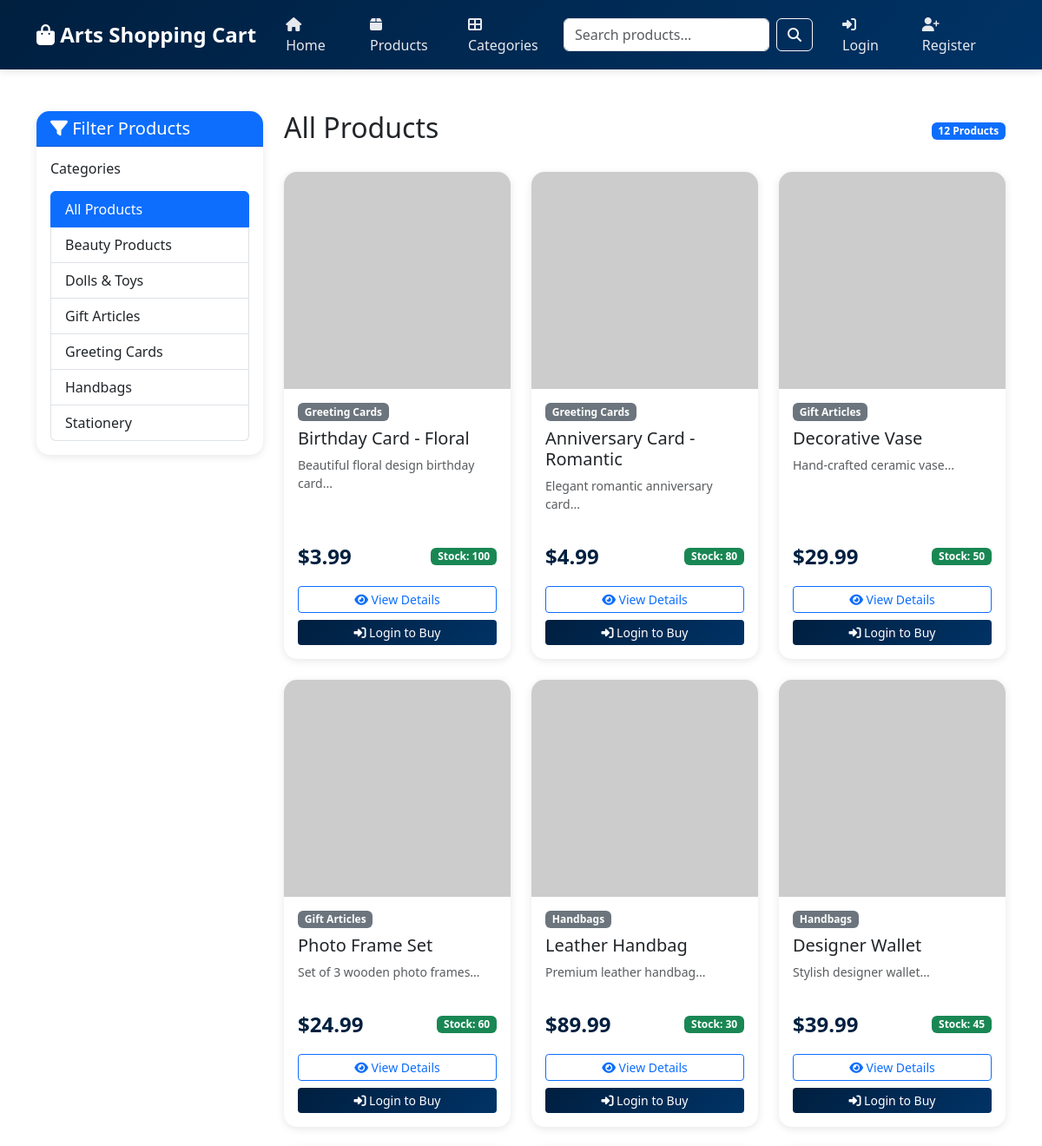
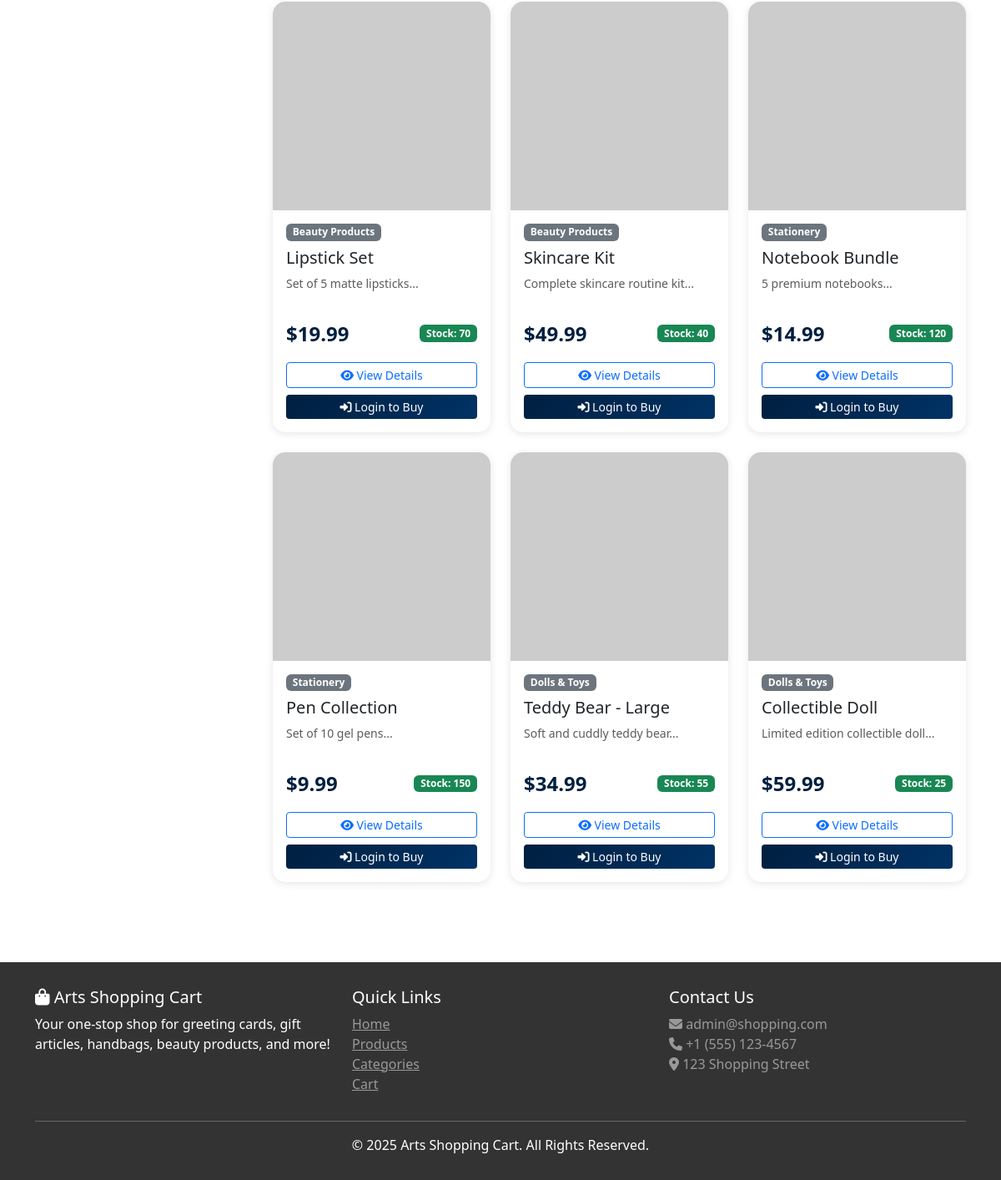
/products.php, run on the app's committed database (2 pictures, top to bottom).
### tables this page shows
CREATE TABLE IF NOT EXISTS categories (
    id INT AUTO_INCREMENT PRIMARY KEY,
    name VARCHAR(100) NOT NULL,
    description TEXT,
    image VARCHAR(255),
    created_at TIMESTAMP DEFAULT CURRENT_TIMESTAMP
);

CREATE TABLE IF NOT EXISTS products (
    id INT AUTO_INCREMENT PRIMARY KEY,
    category_id INT,
    name VARCHAR(200) NOT NULL,
    description TEXT,
    price DECIMAL(10, 2) NOT NULL,
    stock INT DEFAULT 0,
    image VARCHAR(255),
    featured TINYINT(1) DEFAULT 0,
    created_at TIMESTAMP DEFAULT CURRENT_TIMESTAMP,
    updated_at TIMESTAMP DEFAULT CURRENT_TIMESTAMP ON UPDATE CURRENT_TIMESTAMP,
    FOREIGN KEY (category_id) REFERENCES categories(id) ON DELETE SET NULL
);

### includes/db.php (called while the page is built, shortened)
<?php
class Database {
    private $conn;
    public function __construct() {
        try {
            $this->conn = new mysqli(DB_HOST, DB_USER, DB_PASS, DB_NAME);
            $this->conn->set_charset("utf8mb4");
        } catch (Exception $e) {
            die("Database Error: " . $e->getMessage());
        }
    }
    public function query($sql) {
        $result = $this->conn->query($sql);
        return $result;
    }
}
$db = new Database();
?>

### includes/functions.php (called while the page is built, shortened)
<?php
require_once 'db.php';
function isLoggedIn() {
    return isset($_SESSION['user_id']);
}
function getProducts($category_id = null, $featured = false, $limit = null) {
    global $db;
    $sql = "SELECT p.*, c.name as category_name FROM products p
            LEFT JOIN categories c ON p.category_id = c.id WHERE 1=1";
    $sql .= " ORDER BY p.created_at DESC";
    $result = $db->query($sql);
    return $result->fetch_all(MYSQLI_ASSOC);
}
function getCategories() {
    global $db;
    $result = $db->query("SELECT * FROM categories ORDER BY name ASC");
    return $result->fetch_all(MYSQLI_ASSOC);
}
function formatPrice($price) {
    return '$' . number_format($price, 2);
}
?>

### products.php (the view, shortened to what this page needs)
<?php
include 'includes/header.php';
$category_id = isset($_GET['category']) ? intval($_GET['category']) : null;
$search = isset($_GET['search']) ? sanitizeInput($_GET['search']) : '';
if ($search) {
    $products = searchProducts($search);
    $page_heading = 'Search Results: ' . htmlspecialchars($search);
} elseif ($category_id) {
    $products = getProducts($category_id);
    $category = getCategoryById($category_id);
    $page_heading = $category ? $category['name'] : 'Products';
} else {
    $products = getProducts();
    $page_heading = 'All Products';
}
$categories = getCategories();
?>
<div class="container my-5">
    <div class="row">
        <div class="col-md-3">
            <div class="card">
                <div class="card-header bg-primary text-white">
                    <h5 class="mb-0"><i class="fas fa-filter"></i> Filter Products</h5>
                </div>
                <div class="card-body">
                    <h6 class="mb-3">Categories</h6>
                    <div class="list-group">
                        <a href="products.php" class="list-group-item list-group-item-action <?php echo !$category_id ? 'active' : ''; ?>">
                            All Products
                        </a>
                        <?php foreach ($categories as $cat): ?>
                            <a href="products.php?category=<?php echo $cat['id']; ?>"
                               class="list-group-item list-group-item-action <?php echo $category_id == $cat['id'] ? 'active' : ''; ?>">
                                <?php echo htmlspecialchars($cat['name']); ?>
                            </a>
                        <?php endforeach; ?>
                    </div>
                </div>
            </div>
        </div>
        <div class="col-md-9">
            <div class="d-flex justify-content-between align-items-center mb-4">
                <h2><?php echo $page_heading; ?></h2>
                <span class="badge bg-primary"><?php echo count($products); ?> Products</span>
            </div>
            <?php if (empty($products)): ?>
                <div class="alert alert-info text-center">
                    <i class="fas fa-info-circle"></i> No products found.
                </div>
            <?php else: ?>
                <div class="row g-4">
                    <?php foreach ($products as $product): ?>
                        <div class="col-md-4">
                            <div class="card h-100">
                                <img src="<?php echo $product['image'] ? 'uploads/' . $product['image'] : 'https://via.placeholder.com/300x250?text=' . urlencode($product['name']); ?>"
                                     class="card-img-top" alt="<?php echo htmlspecialchars($product['name']); ?>">
                                <div class="card-body d-flex flex-column">
                                    <span class="badge bg-secondary mb-2 align-self-start">
                                        <?php echo htmlspecialchars($product['category_name']); ?>
                                    </span>
                                    <h5 class="card-title"><?php echo htmlspecialchars($product['name']); ?></h5>
                                    <p class="card-text text-muted small flex-grow-1">
                                        <?php echo htmlspecialchars(substr($product['description'], 0, 100)) . '...'; ?>
                                    </p>
                                    <div class="d-flex justify-content-between align-items-center mt-3">
                                        <span class="product-price"><?php echo formatPrice($product['price']); ?></span>
                                        <?php if ($product['stock'] > 0): ?>
                                            <span class="badge bg-success">Stock: <?php echo $product['stock']; ?></span>
                                        <?php else: ?>
                                            <span class="badge bg-danger">Out of Stock</span>
                                        <?php endif; ?>
                                    </div>
                                    <div class="mt-3">
                                        <a href="product-detail.php?id=<?php echo $product['id']; ?>" class="btn btn-outline-primary btn-sm w-100 mb-2">
                                            <i class="fas fa-eye"></i> View Details
                                        </a>
                                        <?php if (isLoggedIn() && $product['stock'] > 0): ?>
                                            <form action="cart-action.php" method="POST" class="d-inline w-100">
                                                <input type="hidden" name="action" value="add">
                                                <input type="hidden" name="product_id" value="<?php echo $product['id']; ?>">
                                                <button type="submit" class="btn btn-primary btn-sm w-100" onclick="addToCartAnimation(this)">
                                                    <i class="fas fa-cart-plus"></i> Add to Cart
                                                </button>
                                            </form>
                                        <?php elseif (!isLoggedIn()): ?>
                                            <a href="login.php" class="btn btn-primary btn-sm w-100">
                                                <i class="fas fa-sign-in-alt"></i> Login to Buy
                                            </a>
                                        <?php endif; ?>
                                    </div>
                                </div>
                            </div>
                        </div>
                    <?php endforeach; ?>
                </div>
            <?php endif; ?>
        </div>
    </div>
</div>
<?php include 'includes/footer.php'; ?>

### includes/header.php (style rules this page uses)
:root { --primary-color: #001f3f; --secondary-color: #003366; --dark-color: #333; --light-color: #f8f9fa; }
body { font-family: 'Segoe UI', Tahoma, Geneva, Verdana, sans-serif; min-height: 100vh; display: flex; flex-direction: column; }
.btn-primary { background: linear-gradient(135deg, var(--primary-color), var(--secondary-color)); border: none; }
.card { border: none; border-radius: 15px; overflow: hidden; transition: all 0.3s; box-shadow: 0 2px 10px rgba(0,0,0,0.1); }
.card-img-top { height: 250px; object-fit: cover; }
.product-price { color: var(--primary-color); font-size: 1.5rem; font-weight: bold; }

### data on the page
categories: name "Beauty Products"
categories: name "Dolls & Toys"
categories: name "Gift Articles"
categories: name "Greeting Cards"
categories: name "Handbags"
categories: name "Stationery"
products: category.name "Greeting Cards", name "Birthday Card - Floral", description "Beautiful floral design birthday card", price "$3.99", stock "100"
products: category.name "Greeting Cards", name "Anniversary Card - Romantic", description "Elegant romantic anniversary card", price "$4.99", stock "80"
products: category.name "Gift Articles", name "Decorative Vase", description "Hand-crafted ceramic vase", price "$29.99", stock "50"
products: category.name "Gift Articles", name "Photo Frame Set", description "Set of 3 wooden photo frames", price "$24.99", stock "60"
products: category.name "Handbags", name "Leather Handbag", description "Premium leather handbag", price "$89.99", stock "30"
products: category.name "Handbags", name "Designer Wallet", description "Stylish designer wallet", price "$39.99", stock "45"
products: category.name "Beauty Products", name "Lipstick Set", description "Set of 5 matte lipsticks", price "$19.99", stock "70"
products: category.name "Beauty Products", name "Skincare Kit", description "Complete skincare routine kit", price "$49.99", stock "40"
products: category.name "Stationery", name "Notebook Bundle", description "5 premium notebooks", price "$14.99", stock "120"
products: category.name "Stationery", name "Pen Collection", description "Set of 10 gel pens", price "$9.99", stock "150"
products: category.name "Dolls & Toys", name "Teddy Bear - Large", description "Soft and cuddly teddy bear", price "$34.99", stock "55"
products: category.name "Dolls & Toys", name "Collectible Doll", description "Limited edition collectible doll", price "$59.99", stock "25"

### other printed values
SITE_NAME "Arts Shopping Cart"
$page_heading "All Products"
count($products) "12"
ADMIN_EMAIL "admin@shopping.com"
